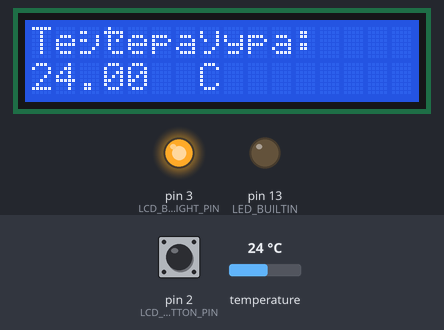
Simulated run of this sketch. Board: Arduino Uno, built with avr-gcc and run on an emulated ATmega328P. On the bench: 16×2 character LCD, output pins drawn as LEDs (lit = HIGH). The inputs (shaded band) are chosen by the test bench; at power-on: temperature 24 °C, pin 2 (LCD_BACKLIGHT_BUTTON_PIN) HIGH.

Above: at 1.3 s.
1.4 s: temperature set to 12 °C
At 11.6 s:
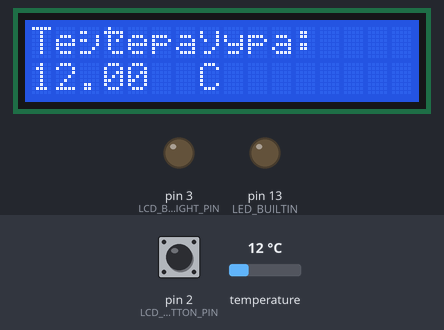
12.2 s: temperature set to 19 °C
At 21.7 s:
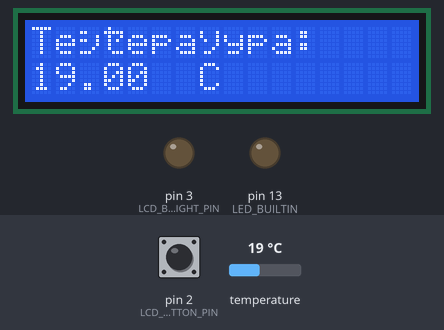
22.2 s: pin 2 (LCD_BACKLIGHT_BUTTON_PIN) pulled LOW for 0.15 s
At 23.1 s:
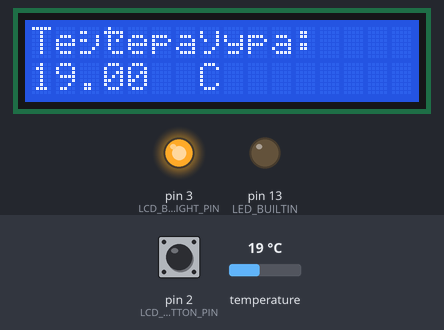
33.7 s: pin 2 (LCD_BACKLIGHT_BUTTON_PIN) pulled LOW for 1 s
At 44.2 s:
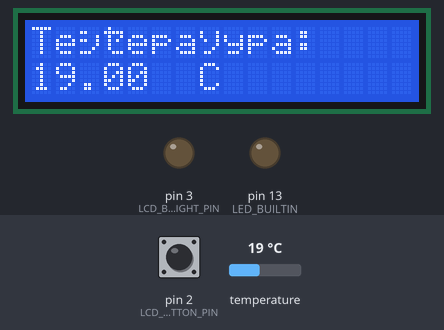
45.2 s: pin 2 (LCD_BACKLIGHT_BUTTON_PIN) pulled LOW for 3.2 s
At 46.6 s:
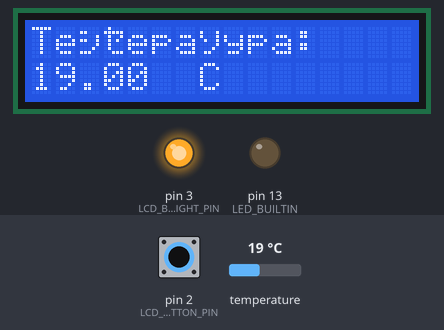
56.7 s: temperature set to 28 °C
At 61.8 s:
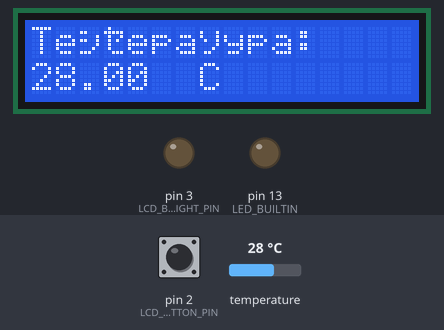
Timing chart, 0 to 63.3 s (numbered marks = the images above; inputs shaded):
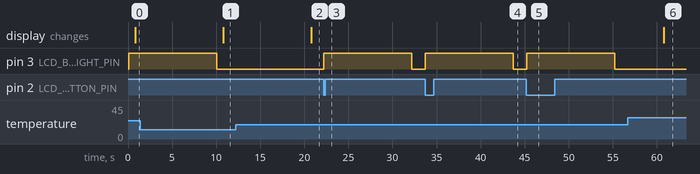

The sketch:

Thermometer.ino
```cpp
#include "temperature_sensor.h"
#include "lcd.h"

TemperatureSensor temperature_sensor;
Lcd lcd;
#ifdef DEBUG_LOOP_LENGTH
  #define MAX_LOOPS_TO_MEASURE 1500
  unsigned long lastLoopEndedAt = 0;
  byte loopLengths[MAX_LOOPS_TO_MEASURE];
  int loopNumber = 0;
#endif

void setup() {
  #if defined(DEBUG) || defined(DEBUG_LOOP_LENGTH)
    Serial.begin(9600);
  #endif

  // Turn off Arduino UNO builtin LED
  pinMode(LED_BUILTIN, OUTPUT);
  digitalWrite(LED_BUILTIN, LOW);

  temperature_sensor.setup();
  lcd.setup();
}

void loop() {
  lcd.update(
    temperature_sensor.measure()
  );

  #ifdef DEBUG_LOOP_LENGTH
    if(loopNumber <= MAX_LOOPS_TO_MEASURE) {
      unsigned long now = millis();
      if(now - lastLoopEndedAt > 1) {
        loopLengths[loopNumber] = now - lastLoopEndedAt;
        loopNumber++;
      }
      lastLoopEndedAt = now;
    }
    if(loopNumber == MAX_LOOPS_TO_MEASURE + 1) {
      Serial.print("Loop lengths:\r\n{");
      for(int i = 0; i < MAX_LOOPS_TO_MEASURE; i++) {
        Serial.print(loopLengths[i], DEC);
        Serial.print(", ");
      }
      Serial.println("}");
      loopNumber++;
    }
  #endif
}
```

common.h
```cpp
#include "settings.h"

/* #define DEBUG */
/* #define DEBUG_LOOP_LENGTH */

#define TEMPERATURE_INVALID -3.4028235E+38
```

temperature_sensor.cpp
```cpp
#include "temperature_sensor.h"

#define REQUEST_DELAY 10000
#define READ_DELAY 750

void TemperatureSensor::setup() {
  sensors.begin();
  sensors.setWaitForConversion(false);
  sensors.getAddress(sensorAddress, 0);

  #ifdef DEBUG
    // Parasite power must be off to request temperature without blocking
    Serial.print("Parasite power is: ");
    if(sensors.isParasitePowerMode()) Serial.println("ON");
    else Serial.println("OFF");
    Serial.print("Sensor resolution: ");
    Serial.println(sensors.getResolution(sensorAddress), DEC);
    lastTemperatureReadAt = millis() - 1;
  #endif

  request();
}

float TemperatureSensor::measure() {
  unsigned long now                 = millis();
  unsigned long elapsedSinceRequest = now - lastTemperatureRequestedAt;

  if(elapsedSinceRequest >= REQUEST_DELAY) {
    if(!request()) currentTemperature = TEMPERATURE_INVALID;
  }

  if(allowsRead) {
    now                 = millis();
    elapsedSinceRequest = now - lastTemperatureRequestedAt;
    if(elapsedSinceRequest > READ_DELAY && sensors.isConversionComplete())
      currentTemperature = read();
  }

  return currentTemperature;
}

bool TemperatureSensor::request() {
  #ifdef DEBUG
    Serial.print("Requesting temperatures at ");
    Serial.print(millis(), DEC);
    Serial.println("...");
  #endif

  if(sensors.requestTemperaturesByAddress(sensorAddress)) {
    lastTemperatureRequestedAt = millis();
    allowsRead                 = true;

    #ifdef DEBUG
      Serial.print("Requested temperatures at ");
      Serial.print(lastTemperatureRequestedAt, DEC);
      Serial.println();
    #endif

    return true;
  } else {
    #ifdef DEBUG
      Serial.println("Failed requesting temperature by address! Is the sensor disconnected?");
    #endif

    return false;
  }
}

float TemperatureSensor::read() {
  #ifdef DEBUG
    Serial.print("Reading temperature at ");
    Serial.print(millis(), DEC);
    Serial.println("...");
  #endif

  float temperature = sensors.getTempC(sensorAddress);

  if(temperature != DEVICE_DISCONNECTED_C) {
    allowsRead = false;

    #ifdef DEBUG
      lastTemperatureReadAt = millis();
      Serial.print("Done reading at ");
      Serial.print(lastTemperatureReadAt, DEC);
      Serial.println();
      Serial.print("Temperature is: ");
      Serial.println(temperature);
    #endif
  } else {
    temperature = TEMPERATURE_INVALID;

    #ifdef DEBUG
      Serial.println("Error reading temperature by address! Is the sensor disconnected?");
    #endif
  }

  return temperature;
}
```

temperature_sensor.h
```cpp
#include <Arduino.h>

// DS18B20+ sensor library: https://github.com/milesburton/Arduino-Temperature-Control-Library
#include <OneWire.h>
#include <DallasTemperature.h>
#include "common.h"

class TemperatureSensor {
  public:
    void  setup();
    float measure();
  private:
    OneWire           oneWire{TEMPERATURE_SENSOR_PIN};
    DallasTemperature sensors{&oneWire};
    DeviceAddress     sensorAddress;
    unsigned long     lastTemperatureRequestedAt;
    bool              allowsRead         = false;
    float             currentTemperature = TEMPERATURE_INVALID;

    #ifdef DEBUG
      unsigned long lastTemperatureReadAt;
    #endif

    bool  request();
    float read();
};
```

settings.h
```cpp
#define TEMPERATURE_SENSOR_PIN 5

#define LCD_PINS 7, 8, 9, 10, 11, 12

#define LCD_BACKLIGHT_BUTTON_PIN 2
#define LCD_BACKLIGHT_PIN 3
```

lcd.cpp
```cpp
#include "lcd.h"

// Температура
#define TEMPERATURE_LABEL "Te\xBC\xBE\x65pa\xBFypa"

void Lcd::setup() {
  lcd.begin(16, 2);
  lcd.print(TEMPERATURE_LABEL);
  lcd.print(":");

  lcd_backlight.setup();

  print(lastTemperature);
}

void Lcd::update(float temperature) {
  if(allowsPrint(temperature)) print(temperature);
  lcd_backlight.update();
}

bool Lcd::allowsPrint(float temperature) {
  if(lastTemperature != temperature) {
    lastTemperature = temperature;
    return true;
  }
  return false;
}

void Lcd::print(float temperature) {
  lcd.setCursor(0, 1);
  if(temperature == TEMPERATURE_INVALID) {
    lcd.print("...");
  } else {
    lcd.print(temperature, 2);
    lcd.print(" ");
    lcd.print((char)0x99);
    lcd.print("C");
  }
  lcd.print("               ");
}
```

lcd.h
```cpp
#include <Arduino.h>
// http://files.amperka.ru/datasheets/MT-16S2H.pdf
#include <LiquidCrystal.h>
#include "lcd_backlight.h"
#include "common.h"

class Lcd {
  public:
    void setup();
    void update(float);
  private:
    LiquidCrystal lcd{LCD_PINS};
    LcdBacklight  lcd_backlight;
    float         lastTemperature = TEMPERATURE_INVALID;

    bool allowsPrint(float);
    void print(float);
};
```

lcd_backlight.cpp
```cpp
#include "lcd_backlight.h"

#define BUTTON_DEBOUNCE_INTERVAL 10
#define OFF_INTERVAL 10000

Bounce debouncer = Bounce(); // Prevents triggering of LCD backlight by static electricity spikes

void LcdBacklight::setup() {
  pinMode(LCD_BACKLIGHT_BUTTON_PIN, INPUT_PULLUP);

  debouncer.attach(LCD_BACKLIGHT_BUTTON_PIN);
  debouncer.interval(BUTTON_DEBOUNCE_INTERVAL);

  pinMode(LCD_BACKLIGHT_PIN, OUTPUT);
  on();
}

void LcdBacklight::update() {
  debouncer.update();
  if(debouncer.fell()) on();
  off();
}

void LcdBacklight::on() {
  last_on_at = millis();
  digitalWrite(LCD_BACKLIGHT_PIN, HIGH);
}

void LcdBacklight::off() {
  unsigned int now     = millis();
  unsigned int elapsed = now - last_on_at;

  if(elapsed >= OFF_INTERVAL) digitalWrite(LCD_BACKLIGHT_PIN, LOW);
}
```

lcd_backlight.h
```cpp
#include <Arduino.h>
#include <Bounce2.h>
#include "common.h"

class LcdBacklight {
  public:
    unsigned int last_on_at;
    void setup();
    void update();
  private:
    void on();
    void off();
};
```

Measured:
- after the input at 1.4 s, the display: changes after 9.4 s (image 1)
- after the input at 12.2 s, the display: changes after 8.6 s (image 2)
- after the input at 22.2 s, pin 3 (LCD_BACKLIGHT_PIN): LOW → HIGH at once, → LOW 10.0 s later
- after the input at 33.7 s, pin 3 (LCD_BACKLIGHT_PIN): LOW → HIGH at once, → LOW 10.0 s later
- after the input at 45.2 s, pin 3 (LCD_BACKLIGHT_PIN): LOW → HIGH at once, → LOW 10.0 s later
- after the input at 56.7 s, the display: changes after 4.1 s (image 6)
